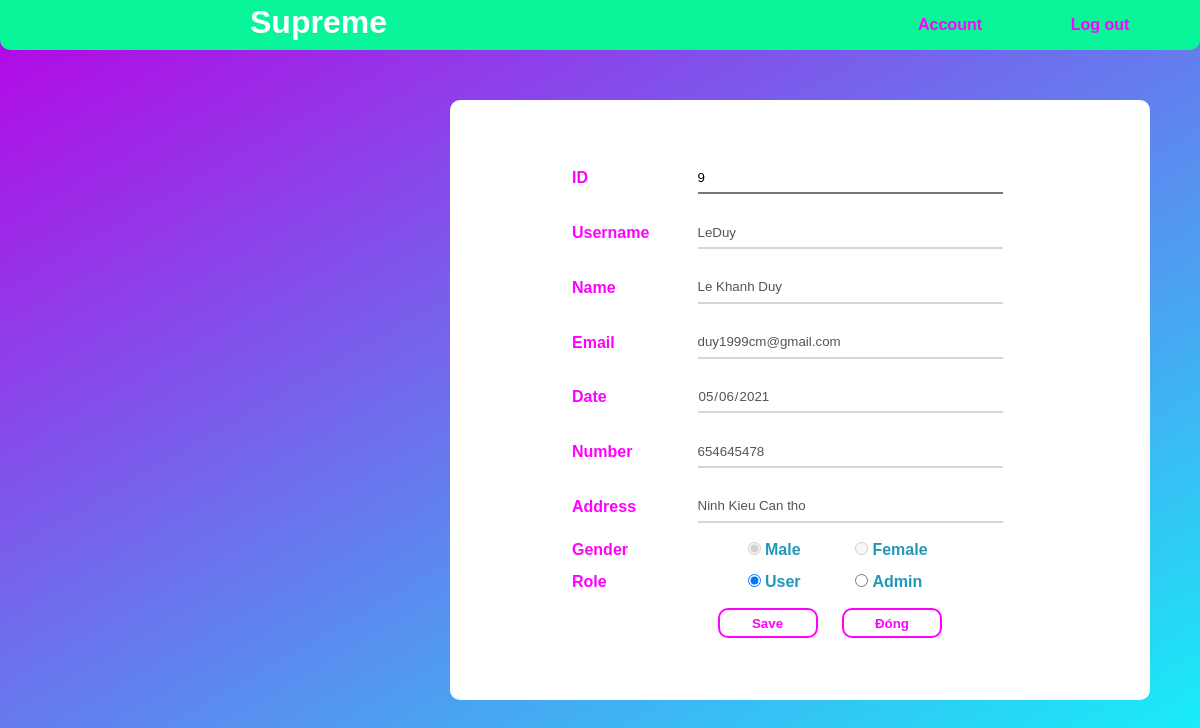
/Admin-user/update.php?id=9, run on the app's committed database.
### tables this page shows
CREATE TABLE `user` (
  `user_id` int(11) NOT NULL,
  `name` varchar(255) DEFAULT NULL,
  `username` varchar(255) NOT NULL,
  `password` varchar(255) NOT NULL,
  `email` varchar(255) NOT NULL,
  `role` int(11) NOT NULL,
  `address` varchar(255) DEFAULT NULL,
  `gender` varchar(255) DEFAULT NULL,
  `phone` int(11) DEFAULT NULL,
  `birthday` date DEFAULT NULL
);

### Admin-user/update.php (the view, shortened to what this page needs)
<?php
require_once '../config/config.php';
$id = $_GET['id'] ?? "";
$sql="SELECT * FROM `user` where user_id='$id'";
$result=$con->query($sql);
if ($result->num_rows>0) {
    $row=$result->fetch_assoc();
    echo'
    <!DOCTYPE html>
    <html>
        <link rel="stylesheet" href="Admin-user.css">
    <body>
        <div class="all">
            <div class="title-box">
                <h1>Supreme</h1>
                <a href="#">Log out</a>
                <a href="../Admin-main/Admin-main.html">Account</a>
            </div>
            <div class="update-box" id="update-box">
                <form class="input-group" action="xulyupdate.php" method="POST">
                    <table class="table-update">
                        <tr>
                            <th><label for="id">ID</label></th>
                            <td>
                            <input type="text" class="input-field" id="id" name="id" placeholder="Username" readonly value="'.$row['user_id'].'">
                             </td>
                        </tr>
                        <tr>
                            <th><label for="Username">Username</label></th>
                            <td>
                                <input type="text" class="input-field" id="Username" placeholder="Username" disabled value="'.$row['username'].'">
                            </td>
                        </tr>
                        <tr>
                            <th><label for="Name">Name</label></th>
                            <td>
                            <input type="text" class="input-field" id="Name" placeholder="Name" disabled value="'.$row['name'].'">
                            </td>
                        </tr>
                        <tr>
                            <th><label for="Email">Email</label></th>
                            <td>
                                <input type="email" class="input-field" id="Email" placeholder="Email" disabled value="'.$row['email'].'">
                            </td>
                        </tr>
                        <tr>
                            <th><label for="Date">Date</label></th>
                            <td>
                                <input type="date" class="input-field" id="Date" disabled value="'.$row['birthday'].'">
                            </td>
                        </tr>
                        <tr>
                            <th><label for="Phone number">Number</label></th>
                            <td>
                                <input type="number" class="input-field" id="Phone number" placeholder="Phone number" disabled value="'.$row['phone'].'">
                            </td>
                        </tr>
                        <tr>
                            <th><label for="Address">Address</label></th>
                            <td>
                                <input type="text" class="input-field" id="Address" placeholder="Address" disabled value="'.$row['address'].'">
                            </td>
                        </tr>
                        <tr>
                            <th><label>Gender</label></th>
                            ';
                            if($row['gender'] == 'Male'){
                            echo'
                            <td class="input-gender">
                            <input disabled checked  type="radio" name="gender" id="Male" value="Male">
                            <label for="Male">Male</label>
                            <input disabled type="radio" name="gender" id="Female" value="Female">
                            <label for="Female">Female</label>
                            ';
                            }if($row['gender'] == 'Female'){
                            echo'
                            <td class="input-gender">
                            <input disabled type="radio" name="gender" id="Male" value="Male">
                            <label for="Male">Male</label>
                            <input disabled checked  type="radio" name="gender" id="Female" value="Female">
                            <label for="Female">Female</label>
                            </td>
                            ';
                            }
                            echo'
                        </tr>
                        <tr>
                        <th><label>Role</label></th>
                        ';
                        if($row['role'] == '0'){
                        echo'
                        <td class="input-gender">
                        <input checked  type="radio" name="role" id="user" value="0">
                        <label for="user">User</label>
                        <input  type="radio" name="role" id="admin" value="1">
                        <label for="admin">Admin</label>
                        ';
                        }if($row['role'] == '1'){
                        echo'
                        <td class="input-gender">
                        <input  type="radio" name="role" id="user" value="0">
                        <label for="user">User</label>
                        <input checked  type="radio" name="role" id="admin" value="1">
                        <label for="admin">Admin</label>
                        </td>
                        ';
                        }
                        echo'
                    </tr>
                        <tr>
                            <td>
                            </td>
                            <td class="btn-save">
                                <button type="submit" class="sub-btn"><p>Save</p></button>
                                <button type="button" class="sub-btn" onclick="cancel()"><p>Đóng</p></button>
                            </td>
                        </tr>
                    </table>
                </form>
            </div>
        </div>
        <script type="text/javascript" src="Admin-user.js"></script>
    </body>
    </html>
    ';
}
?>

### Admin-user/Admin-user.css (style rules this page uses)
* { padding: 0; margin: 0; font-family: sans-serif; }
.all { width: 100%; height: 100%; background: linear-gradient(-30deg, #00f8f8ef, #b703e4); position: absolute; }
.title-box { height: 50px; background-color: rgb(8, 245, 154); border-radius: 0 0 10px 10px; }
.title-box h1 { float: left; padding-left: 250px; line-height: 45px; color: white; }
.title-box a { width: 100px; padding-right: 50px; float: right; line-height: 50px; text-align: center; text-decoration: none; color: #FF00FF; font-weight: bold; }
#update-box { top: 100px; position: absolute; left: 450px; width: 700px; height: 600px; background-color: white; border-radius: 10px; }
.table-update { top: 50px; left: 50px; width: 600px; height: 500px; position: absolute; }
.table-update th { text-align: left; padding-left: 70px; color: #FF00FF; }
.input-field { width: 305px; height: 30px; border-top: 0; border-right: 0; border-left: 0; outline: none; background: transparent; }
.input-gender label { color: #2497b9; font-weight: bold; }
.input-gender input { margin-left: 50px; }
.btn-save button { height: 30px; width: 100px; margin-left: 20px; background: transparent; outline: none; cursor: pointer; border: 2px solid #FF00FF; border-radius: 10px; }
.btn-save p { font-weight: bold; height: 25px; line-height: 25px; color: #FF00FF; }

### data on the page
user: id "9", username "LeDuy", name "Le Khanh Duy", email "duy1999cm@gmail.com", birthday "05/06/2021", phone "654645478", address "Ninh Kieu Can tho"
